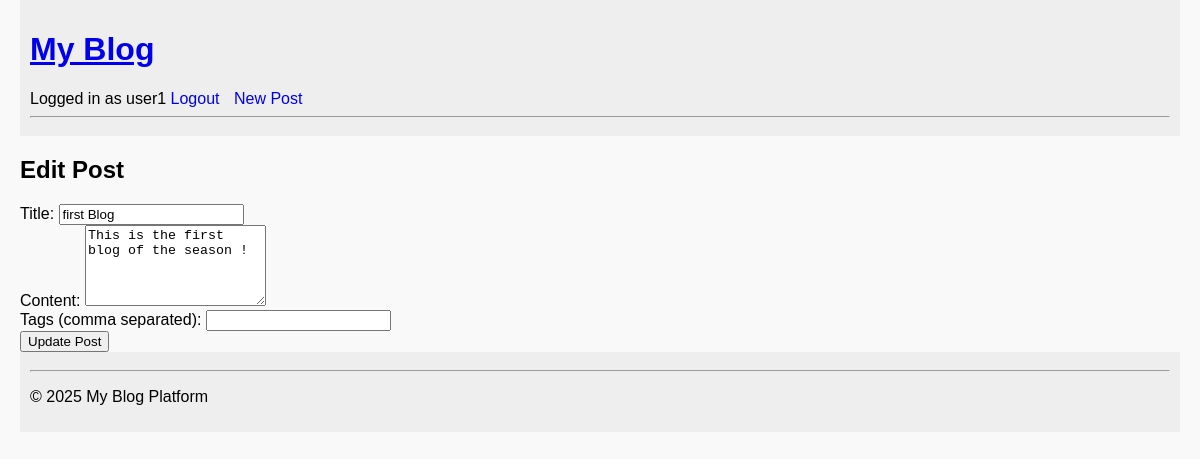
Page /posts/1/edit (signed in) on the committed database.
### app/models.py (models this page shows, shortened)
class User(UserMixin, db.Model):
    id = db.Column(db.Integer, primary_key=True)
    username = db.Column(db.String(80), unique=True, nullable=False)
    email = db.Column(db.String(120), unique=True, nullable=False)
    password_hash = db.Column(db.String(128))
    posts = db.relationship('Post', backref='author', lazy='dynamic')
    comments = db.relationship('Comment', backref='author', lazy='dynamic')

class Post(db.Model):
    id = db.Column(db.Integer, primary_key=True)
    title = db.Column(db.String(140), nullable=False)
    content = db.Column(db.Text, nullable=False)
    tags = db.Column(db.String(140))  # comma-separated tags
    created_at = db.Column(db.DateTime, default=datetime.utcnow)
    user_id = db.Column(db.Integer, db.ForeignKey('user.id'), nullable=False)
    comments = db.relationship('Comment', backref='post', lazy='dynamic')
    liked_by = db.relationship('User', secondary=post_likes, backref=db.backref('liked_posts', lazy='dynamic'))

### app/posts/routes.py (the view, shortened to what this page needs)
@posts_bp.route('/<int:post_id>/edit', methods=['GET', 'POST', 'PUT'])
@login_required
@jwt_required(optional=True)
def edit_post(post_id):
    post = Post.query.get_or_404(post_id)
    user_id = current_user.id if current_user.is_authenticated else get_jwt_identity()
    if post.user_id != user_id:
        abort(403, description="Not authorized to edit this post")
    return render_template('edit_post.html', post=post)

### app/models.py (called while the page is built)
@login_manager.user_loader
def load_user(user_id):
    from app.models import User
    return User.query.get(int(user_id))

### app/templates/edit_post.html (shortened to what this page needs)
{% extends "base.html" %}
{% block content %}
  <h2>Edit Post</h2>
  <form method="post" action="{{ url_for('posts.edit_post', post_id=post.id) }}">
    <label for="title">Title:</label>
    <input type="text" name="title" id="title" value="{{ post.title }}" required>
    <br>
    <label for="content">Content:</label>
    <textarea name="content" id="content" rows="5" required>{{ post.content }}</textarea>
    <br>
    <label for="tags">Tags (comma separated):</label>
    <input type="text" name="tags" id="tags" value="{{ post.tags }}">
    <br>
    <button type="submit">Update Post</button>
  </form>
{% endblock %}

### app/templates/base.html (shortened to what this page needs)
<!DOCTYPE html>
<html lang="en">
<head>
  <link rel="stylesheet" href="{{ url_for('static', filename='style.css') }}">
</head>
<body>
  <header>
    <h1><a href="{{ url_for('posts.list_posts') }}">My Blog</a></h1>
    <nav>
      {% if current_user.is_authenticated %}
        <span>Logged in as {{ current_user.username }}</span>
        <a href="{{ url_for('auth.logout') }}">Logout</a>
      {% else %}
        <a href="{{ url_for('auth.login') }}">Login</a>
        <a href="{{ url_for('auth.register') }}">Register</a>
      {% endif %}
      <a href="{{ url_for('posts.create_post') }}">New Post</a>
    </nav>
    <hr>
  </header>
  <main>
    {% block content %}{% endblock %}
  </main>
  <footer>
    <hr>
    <p>&copy; 2025 My Blog Platform</p>
  </footer>
</body>
</html>

### app/static/style.css (style rules this page uses)
body { font-family: Arial, sans-serif; margin: 0; padding: 0 20px; background-color: #f9f9f9; }
header, footer { background-color: #eee; padding: 10px; }
nav a { margin-right: 10px; text-decoration: none; }

### rows in the picture
User: username "user1"
Post: title "first Blog", content "This is the first blog of the season !"
